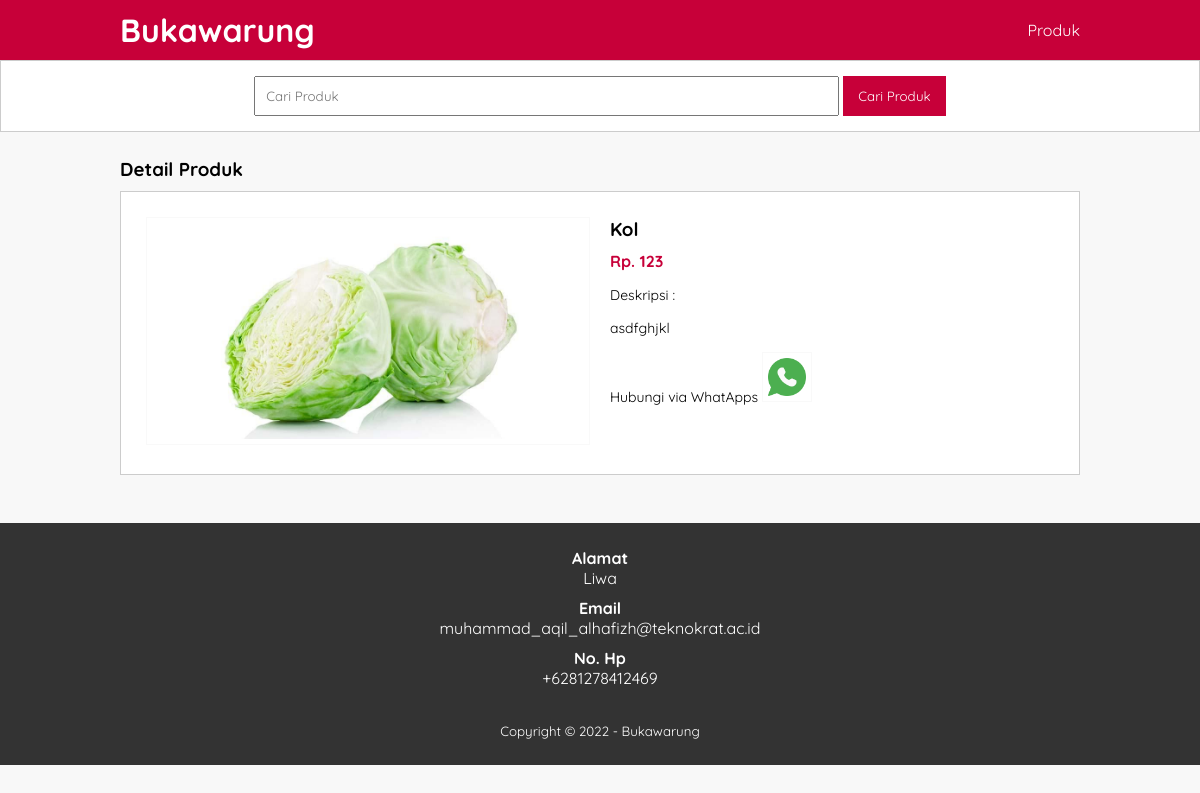
Screenshot of /detail-produk.php?id=15 with the database file from the repository.
### tables this page shows
CREATE TABLE `tb_product` (
  `product_id` int(11) NOT NULL,
  `category_id` int(11) NOT NULL,
  `product_name` varchar(100) NOT NULL,
  `product_price` int(11) NOT NULL,
  `product_description` text NOT NULL,
  `product_image` varchar(100) NOT NULL,
  `product_status` tinyint(1) NOT NULL,
  `date_created` timestamp NOT NULL DEFAULT current_timestamp()
);

### detail-produk.php (the view, shortened to what this page needs)
<?php
    include 'db.php';
    $kontak = mysqli_query($conn, "SELECT admin_telp, admin_email, admin_address FROM tb_Admin WHERE admin_id = 1");
    $a = mysqli_fetch_object($kontak);
    $produk = mysqli_query($conn, "SELECT * FROM tb_product WHERE product_id = '".$_GET['id']."' ");
    $p = mysqli_fetch_object($produk);
?>
<!DOCTYPE html>
<html lang="en">
<head>
    <link rel="stylesheet" type="text/css" href="css/style.css">
</head>
<body>
    <header>
        <div class="container">
            <h1><a href="index.php">Bukawarung</a></h1>
            <ul>
                <li><a href="produk.php">Produk</a></li>
            </ul>
        </div>
    </header>
    <div class="search">
        <div class="container">
            <form action="produk.php">
                <input type="text" name="search" placeholder="Cari Produk" value="<?php echo $_GET['search'] ?>">
                <input type="submit" name="cari" value="Cari Produk">
            </form>
        </div>
    </div>
    <div class="section">
        <div class="container">
            <h3>Detail Produk</h3>
            <div class="box">
                <div class="col-2">
                    <img src="produk/<?php echo $p->product_image ?>" width="100%">
                </div>
                <div class="col-2">
                    <h3><?php echo $p->product_name ?></h3>
                    <h4>Rp. <?php echo number_format($p->product_price) ?></h4>
                    <p>Deskripsi : <br>
                        <?php echo $p->product_description ?>
                    </p>
                    <p><a href="https://api.whatsapp.com/send?phone=<?php echo $a->admin_telp ?>&text=Hai, saya tertarik dengan produk Anda" target="_blank">Hubungi via WhatApps <img src="img/logo-wa.png" width="50px"></a></p>
                </div>
            </div>
        </div>
    </div>
    <div class="footer">
        <div class="container">
            <h4>Alamat</h4>
            <p><?php echo $a->admin_address ?></p>
            <h4>Email</h4>
            <p><?php echo $a->admin_email ?></p>
            <h4>No. Hp</h4>
            <p><?php echo $a->admin_telp ?></p>
            <small>Copyright &copy; 2022 - Bukawarung</small>
        </div>
    </div>
</body>
</html>

### css/style.css (style rules this page uses)
* { padding: 0; margin: 0; font-family: 'Quicksand', sans-serif; }
body { background-color: #f8f8f8; }
a { color: inherit; text-decoration: none; }
header { background-color: #C70039; color: #fff; }
header h1 { float: left; padding: 10px 0; }
header ul { float: right; }
header ul li { display: inline-block; }
header ul li a { padding: 20px 0 20px 15px ; display: inline-block; }
.container { width: 80%; margin: 0 auto; }
.container::after { content: ''; display: block; clear: both; }
.section { padding: 25px 0; }
.box { background-color: #fff; border: 1px solid #ccc; padding: 15px; box-sizing: border-box; margin: 10px 0 23px 0; }
.box:after { content: ''; display: block; clear: both; }
.search { padding: 15px; background-color: #FFFFFF; border: 1px solid #ccc; text-align: center; }
.search input[type=text] { width: 60%; padding: 10px; }
.search input[type=submit] { padding: 12px 15px; background-color: #C70039; color: #fff; border: none; cursor: pointer; }
.footer { padding: 25px 0; background-color: #333; color: #fff; text-align: center; }
.footer p { margin-bottom: 10px; }
.footer small { margin-top: 25px; display: inline-block; }
.col-2 { width: 50%; min-height: 200px; padding: 10px; box-sizing: border-box; float: left; }
.col-2 img { border: 1px solid #f9f9f9; padding: 5px; box-sizing: border-box; }
.col-2 h3 { margin-bottom: 10px; }
.col-2 h4 { color: #C70039; }
.col-2 p { margin: 15px 0; text-align: justify; font-size: 14px; }

### rows the page displays
tb_product: product_image (picture), product_name "Kol", product_price "123", product_description "asdfghjkl"

### other values shown
$a->admin_address "Liwa"
$a->admin_email "muhammad_aqil_alhafizh@teknokrat.ac.id"
$a->admin_telp "+6281278412469"
